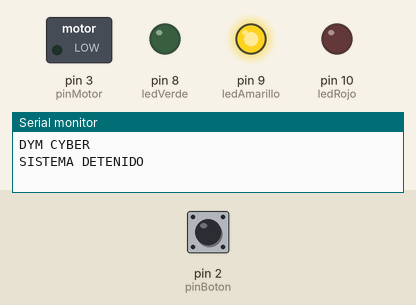
A sketch run on a simulated Arduino Uno, built with avr-gcc and run on an emulated ATmega328P. Parts: switched loads named in the sketch (green lamp = pin HIGH), output pins drawn as LEDs (lit = HIGH), the last lines printed to the serial monitor. Inputs (shaded band) come from the test bench; at power-on: pin 2 (pinBoton) HIGH.

Above: at 1.2 s.
1.3 s: pin 2 (pinBoton) pulled LOW for 0.15 s
At 2.5 s:
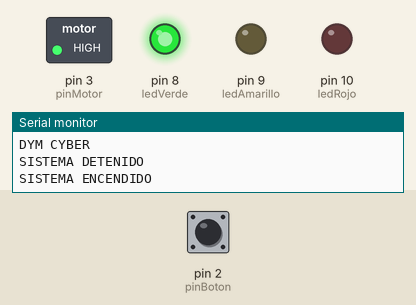
2.9 s: pin 2 (pinBoton) pulled LOW for 1 s
At 3.6 s:
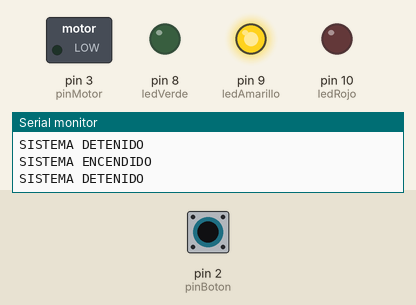
5.4 s: pin 2 (pinBoton) pulled LOW for 3.2 s
At 6.8 s:
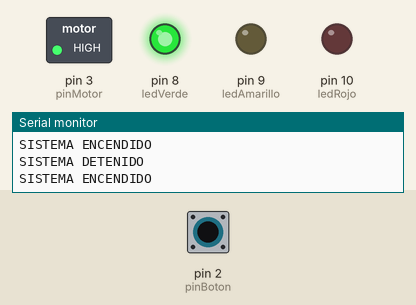
Timing chart, 0 to 8.4 s (numbered marks = the images above; inputs shaded):
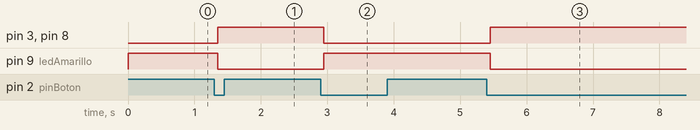

The sketch:

03_control_leds.ino
```cpp
// 03_control_leds


const int pinBoton = 2;
const int pinMotor = 3;

const int ledVerde = 8;
const int ledAmarillo = 9;
const int ledRojo = 10;

bool sistemaActivo = false;
bool lecturaAnterior = HIGH;
bool estadoBoton = HIGH;

unsigned long ultimoCambio = 0;
const unsigned long tiempoRebote = 50;

void actualizarIndicadores() {
  digitalWrite(pinMotor, sistemaActivo ? HIGH : LOW);
  digitalWrite(ledVerde, sistemaActivo ? HIGH : LOW);
  digitalWrite(ledAmarillo, sistemaActivo ? LOW : HIGH);
  digitalWrite(ledRojo, LOW);
}

void setup() {
  Serial.begin(9600);

  pinMode(pinBoton, INPUT_PULLUP);
  pinMode(pinMotor, OUTPUT);

  pinMode(ledVerde, OUTPUT);
  pinMode(ledAmarillo, OUTPUT);
  pinMode(ledRojo, OUTPUT);

  actualizarIndicadores();

  Serial.println("DYM CYBER");
  Serial.println("SISTEMA DETENIDO");
}

void loop() {
  bool lecturaActual = digitalRead(pinBoton);

  if (lecturaActual != lecturaAnterior) {
    ultimoCambio = millis();
  }

  if (millis() - ultimoCambio > tiempoRebote) {
    if (lecturaActual != estadoBoton) {
      estadoBoton = lecturaActual;

      if (estadoBoton == LOW) {
        sistemaActivo = !sistemaActivo;
        actualizarIndicadores();

        if (sistemaActivo) {
          Serial.println("SISTEMA ENCENDIDO");
        } else {
          Serial.println("SISTEMA DETENIDO");
        }
      }
    }
  }

  lecturaAnterior = lecturaActual;
}
```

Measured:
- after the input at 1.3 s, pin 3 (pinMotor), pin 8 (ledVerde): LOW → HIGH after 0.05 s; pin 9 (ledAmarillo): HIGH → LOW after 0.05 s
- after the input at 2.9 s, pin 3 (pinMotor), pin 8 (ledVerde): HIGH → LOW after 0.05 s; pin 9 (ledAmarillo): LOW → HIGH after 0.05 s
- after the input at 5.4 s, pin 3 (pinMotor), pin 8 (ledVerde): LOW → HIGH after 0.05 s; pin 9 (ledAmarillo): HIGH → LOW after 0.05 s
